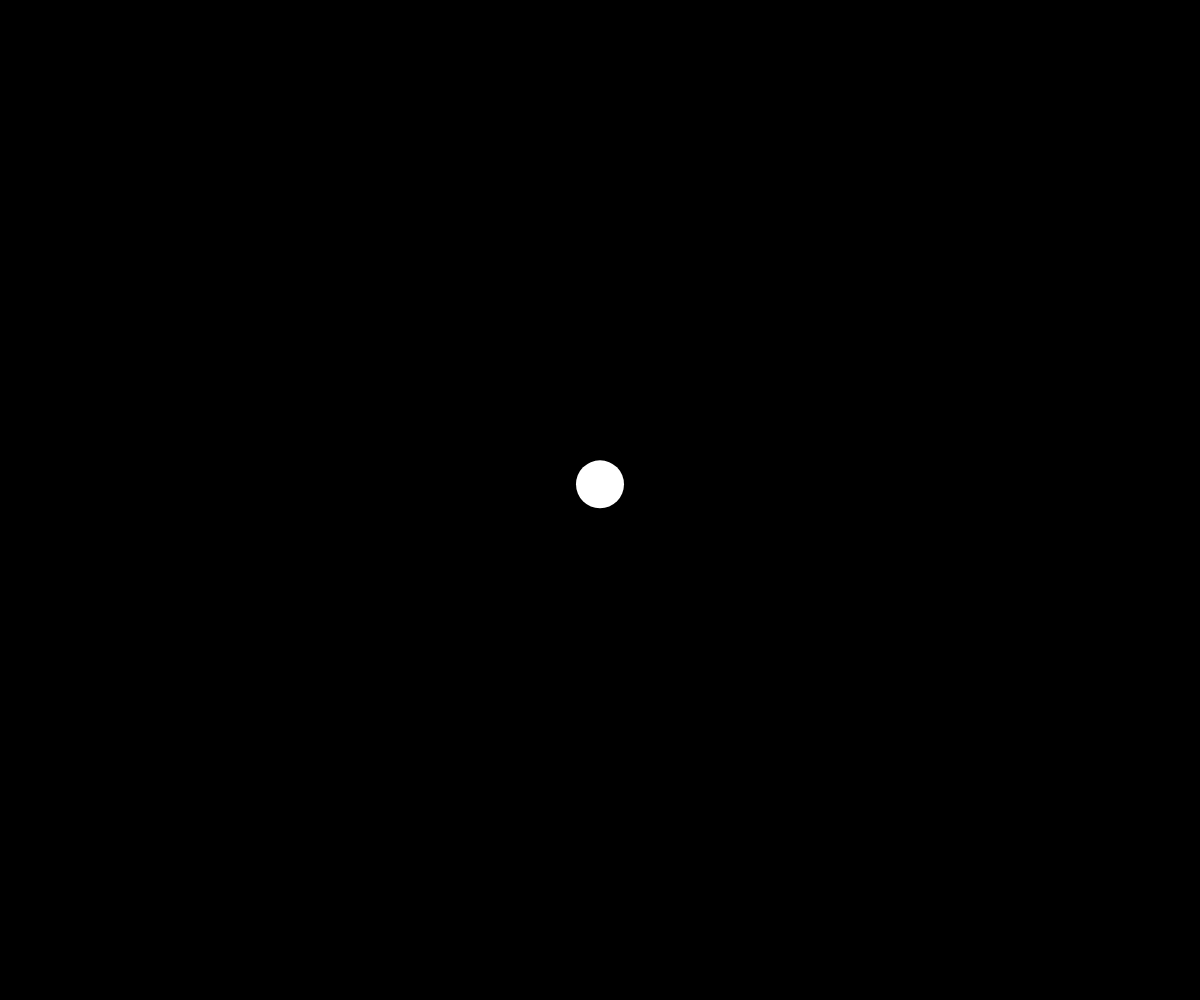
Frame 1 (no input)
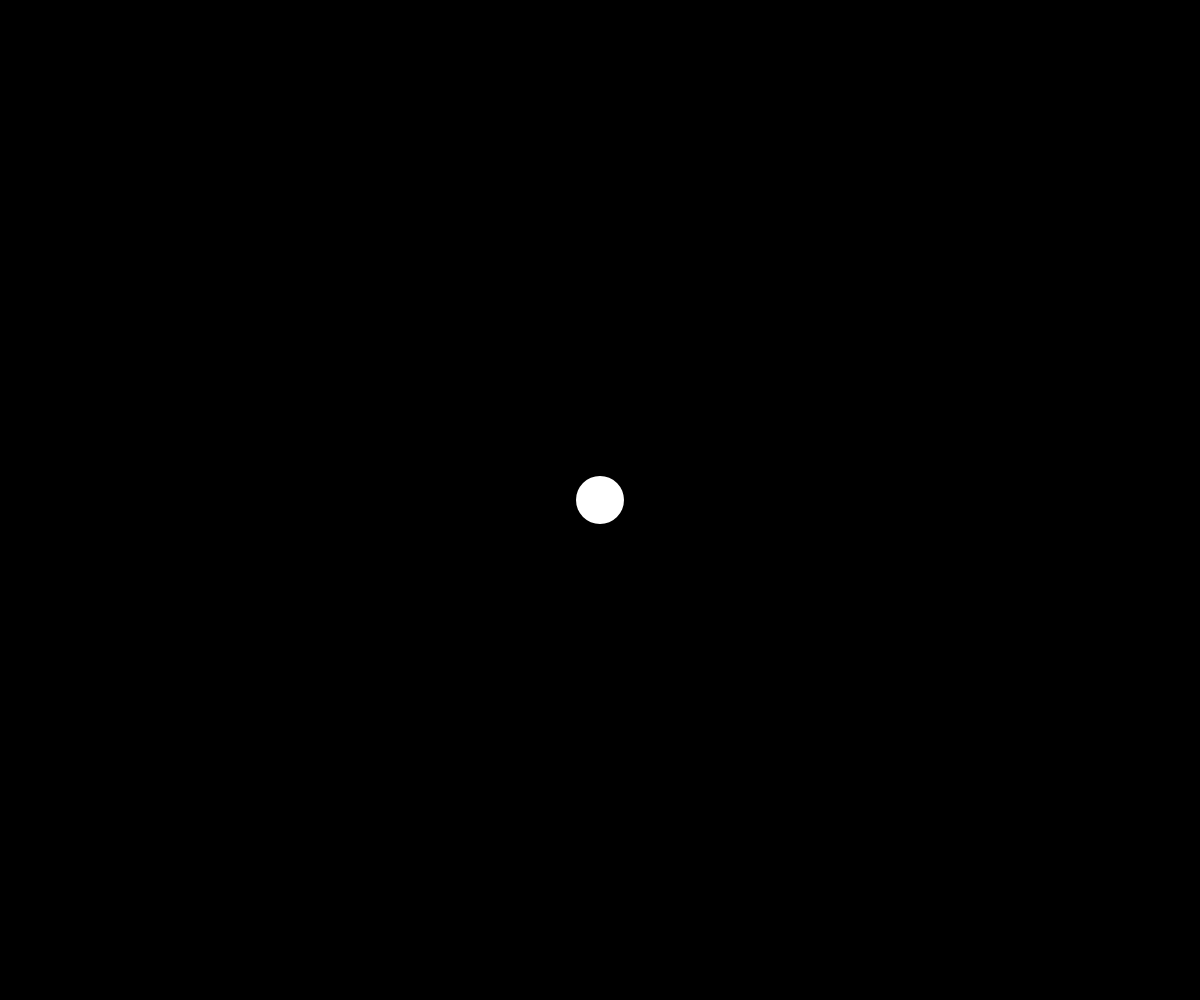
Frame 60 (no input)
Frame 120 (the mouse pressed at the canvas centre since frame 60): identical to frame 60, image omitted

The p5.js sketch that drew these frames (run headless with seeded random() and noise() and a simulated clock; from frame 60 on, the mouse is pressed at the canvas centre):

// p5.js sketch
// ── sketch.js

function setup() {
  createCanvas(windowWidth, windowHeight);
  angleMode(DEGREES);
}

function windowResized() {
  resizeCanvas(windowWidth, windowHeight);
}

function draw() {
  background("black");
  noStroke();

  const time = millis() / 1000;
  const maxY = height * 0.2;
  const minY = height * 0.8;
  const x = width / 2;
  const y = lerp(minY, maxY, pingPong(time, 180));

  circle(x, y, 48);
}

// rotationSpeed: deg/sec
// time: sec
// returns: 0 - 1
// offset: deg
function pingPong(time, rotationSpeed, offset = 0) {
  const angle = rotationSpeed * time + offset;
  return (sin(angle) + 1) / 2;
}
